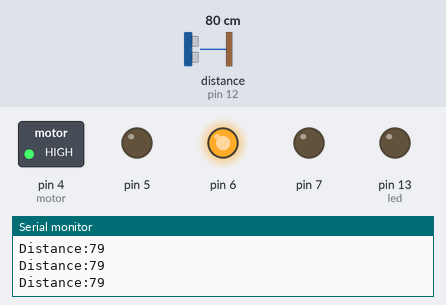
Bench run of a sketch on a simulated Arduino Uno, built with avr-gcc and run on an emulated ATmega328P. Shown: switched loads named in the sketch (green lamp = pin HIGH), output pins drawn as LEDs (lit = HIGH), the last lines printed to the serial monitor. Wiring (inferred from the names in the program): ultrasonic range finder: trigger pin 11; echo pin 12. Dashed ring = blinking. The test bench sets the inputs (shaded band); at power-on: distance to the obstacle (sensor on pin 12) 80 cm. The echo pulse lasts 58.3 µs per cm; pins used as bus, display or sensor lines are not drawn.

Above: at 1.2 s.
1.3 s: distance to the obstacle (sensor on pin 12) set to 33 cm
2.8 s: distance to the obstacle (sensor on pin 12) set to 29 cm
At 3.07 s:
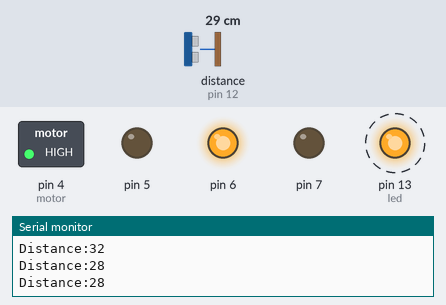
5.8 s: distance to the obstacle (sensor on pin 12) set to 2 cm
At 6.6 s:
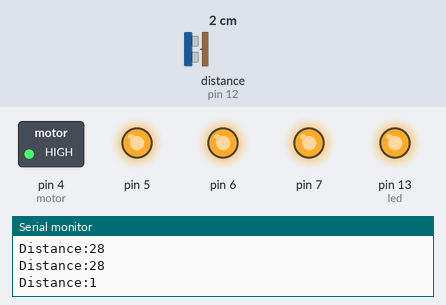
8.8 s: distance to the obstacle (sensor on pin 12) set to 18 cm
At 9.3 s:
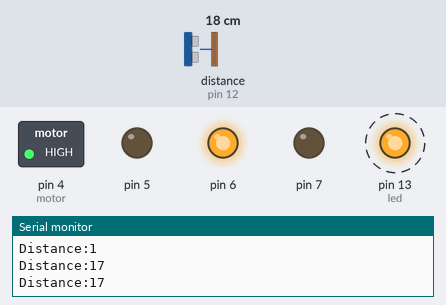
11.8 s: distance to the obstacle (sensor on pin 12) set to 35 cm
At 11.8 s:
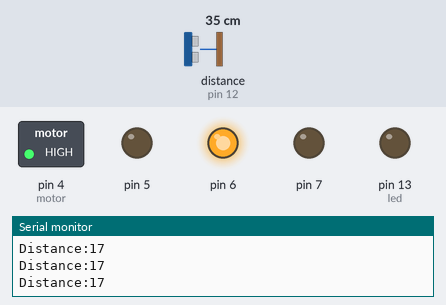
Timing chart, 0 to 14.3 s (numbered marks = the images above; inputs shaded):
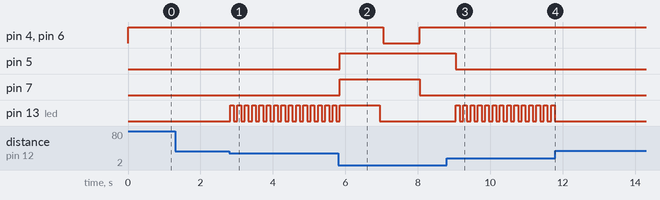

Measured:
- the behaviour switches between 31 and 30 cm on distance to the obstacle (sensor on pin 12) (found by bisection; images 0 and 1)
- after the input at 2.8 s, pin 13 (led): alternates HIGH for 0.10 s and LOW for 0.10 s, starting at once
- after the input at 5.8 s, pin 4 (motor), pin 6: HIGH → LOW after 1.3 s, → HIGH 1.0 s later; pin 5: LOW → HIGH after 0.05 s; pin 7: LOW → HIGH after 0.05 s, → LOW 2.2 s later
- after the input at 8.8 s, pin 4 (motor), pin 6: stays HIGH (without the input it goes to LOW after 1.5 s); pin 5: HIGH → LOW after 0.25 s; pin 7: stays LOW (without the input it goes to HIGH after 0.25 s)
- after the input at 11.8 s, pin 13 (led): stops changing and stays LOW

The sketch:

Obsticle_avoiding_robot.ino
```cpp
const int trig = 11;/* Trigger pin off ultrasonic sensor is connected to 8th pin in arduino*/
const int echo = 12;/*Echo is connected to 12th pin*/
const int led = 13;/* Led is connected to 10th pin*/
long duration;
int distance;
void setup()
{
  pinMode(trig,OUTPUT); /* pinMode is to determine the role of the pin, Here tirgger is OUTPUT for arduino*/
  pinMode(echo,INPUT);
  pinMode(led,OUTPUT);
  pinMode(4,OUTPUT);/* These 4,5,6,7 are connected to motor driver so its OUTPUT*/
  pinMode(5,OUTPUT);
  pinMode(6,OUTPUT);
  pinMode(7,OUTPUT);

  Serial.begin(9600);/* Baud rate*/
}
void loop()
      {
        digitalWrite(trig,LOW);/* Trigger is turned off initiially*/
        delayMicroseconds(2);/* delayed for 2 microseconds*/
        digitalWrite(trig,HIGH);/* Trigger is turned on, now ultrasonic sensor will start emitting sound waves*/
        delayMicroseconds(10);
        digitalWrite(trig,LOW);/* Turned off again*/

        duration=pulseIn(echo,HIGH);/* Echo is turned on to capture the rebounded sound waves*/

        distance=duration*0.0342/2;/* Distance formula, 0.0342 is speed of sound*/
        Serial.print("Distance:");
        Serial.println(distance);
   if(distance>15 && distance<30)/* If the distance of obstacle is in between 40 and 15 cm*/
        {
          digitalWrite(led,HIGH);/* Led is turned on*/
          delay(100);
          digitalWrite(led,LOW);
          delay(100);
          digitalWrite(4,HIGH);/* Motor driver code for forward */
         digitalWrite(5,LOW);    /* High low high low */
         digitalWrite(6,HIGH);
         digitalWrite(7,LOW);

        }
        else if(distance<15)/* if obstacle is less than 15 cm */
        {
         digitalWrite(led,HIGH);
         digitalWrite(4,HIGH);/* Motor driver code for stop */
         digitalWrite(5,HIGH);
         digitalWrite(6,HIGH);
         digitalWrite(7,HIGH);
         delay(1000);
         digitalWrite(led,HIGH);/* Led is turned on*/
          delay(100);
          digitalWrite(led,LOW);
          delay(100);
         digitalWrite(4,LOW);/* Motor driver code for reverse */
         digitalWrite(5,HIGH);
         digitalWrite(6,LOW);
         digitalWrite(7,HIGH);
         delay(1000);
         digitalWrite(led,LOW);

         digitalWrite(4,HIGH);/* Motor driver code for left */
         digitalWrite(5,HIGH);
         digitalWrite(6,HIGH);
         digitalWrite(7,LOW);
         delay(1000);
         digitalWrite(4,HIGH);
         digitalWrite(5,LOW);
         digitalWrite(6,HIGH);
         digitalWrite(7,LOW);

        }
       else
       {

          digitalWrite(led,LOW);

          digitalWrite(4,HIGH);
         digitalWrite(5,LOW);
         digitalWrite(6,HIGH);
         digitalWrite(7,LOW);
       }
      }
```
